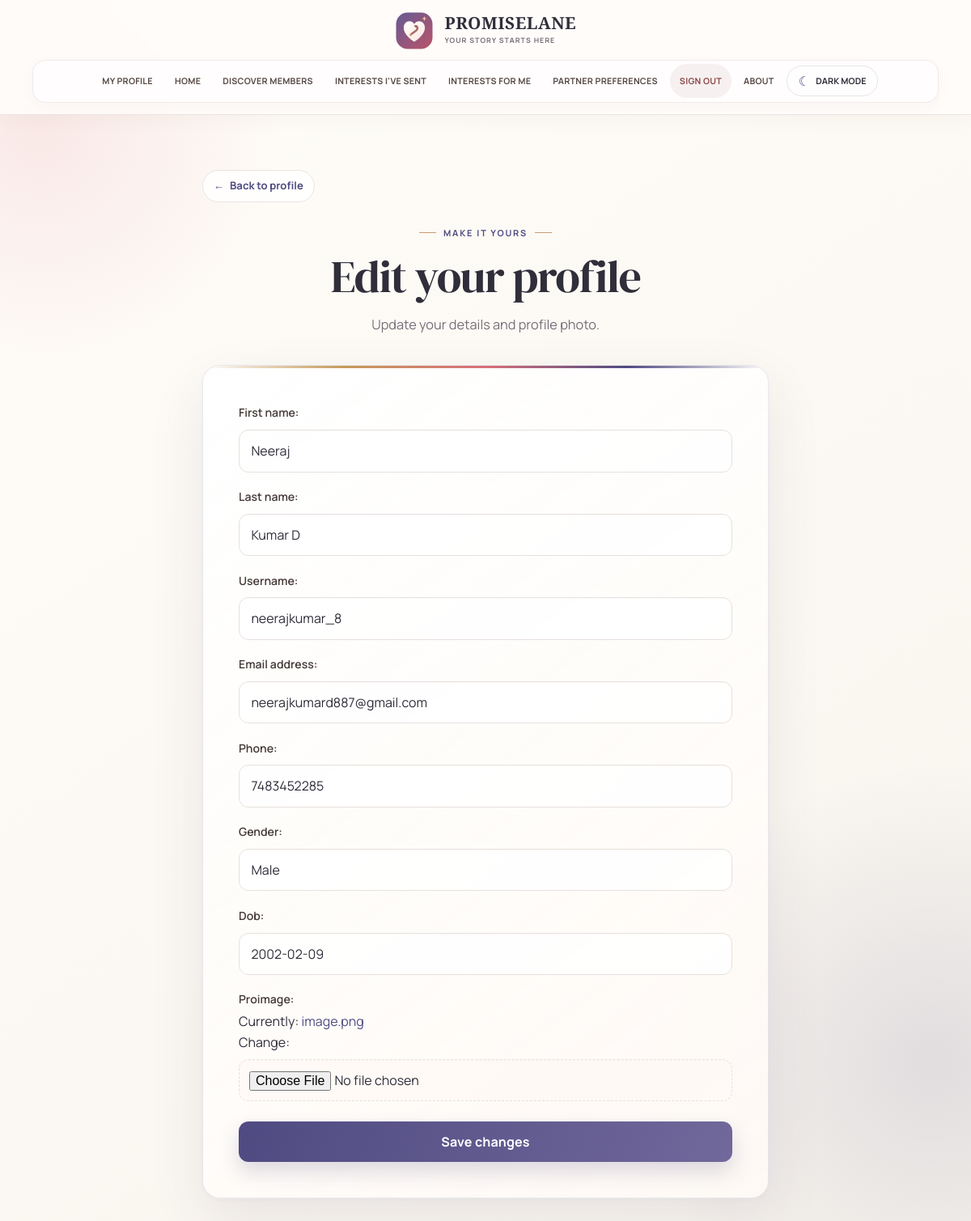
The app's page /update_profile/ (signed in) with its own data.
### authen/models.py (models this page shows)
class CustomUser(AbstractUser):
    age = models.PositiveIntegerField(default=0)
    phone = models.IntegerField(default=0)
    gender = models.CharField(max_length=30,blank=True)
    dob = models.DateField(null=True,blank=True,validators={validate_age})

class ProImage(models.Model):
    user = models.OneToOneField(settings.AUTH_USER_MODEL,on_delete=models.CASCADE)
    Proimage = models.ImageField(upload_to='profile/',default='image.png')

### authen/views.py (the view)
# urls.py: path('update_profile/',update_profile,name='update_profile'),
@login_required
def update_profile(request):
    userdata = request.user
    profiledata = get_object_or_404(ProImage,user=userdata)
    if request.method == 'POST':
        userform = UserUpdateForm(request.POST,instance=userdata)
        profileform = ProfileUpdateForm(request.POST,request.FILES,instance=profiledata)
        if userform.is_valid() and profileform.is_valid():
            userform.save()
            profileform.save()
            return redirect(profile)
    else:
        userform = UserUpdateForm(instance=userdata)
        profileform = ProfileUpdateForm(instance=profiledata)
    return render(request,'update_profile.html',{'user_form':userform,'profile_form':profileform})

### authen/forms.py
class UserUpdateForm(forms.ModelForm):
    class Meta:
        model = User
        fields = [
            'first_name',
            'last_name',
            'username',
            'email',
            'phone',
            'gender',
            'dob',
        ]

class ProfileUpdateForm(forms.ModelForm):
    class Meta:
        model = ProImage
        fields = ['Proimage']

### authen/templates/update_profile.html (shortened to what this page needs)
{% extends 'main.html' %}
{% load static %}
{% block page_styles %}
<link rel="stylesheet" href="{% static 'authen/update_profile.css' %}">
{% endblock %}
{% block content %}
<section class="account-page form-page">
    <a class="form-back-link" href="{% url 'profile' %}">
        <span aria-hidden="true">←</span> Back to profile
    </a>
    <header class="account-heading">
        <span class="eyebrow">Make it yours</span>
        <h1>Edit your profile</h1>
        <p>Update your details and profile photo.</p>
    </header>
    <div class="account-card">
        <form class="account-form" action="" method="POST" enctype="multipart/form-data">
            {% for field in user_form %}
            <div class="form-field{% if field.errors %} has-errors{% endif %}">
                {{ field.label_tag }}
                {{ field }}
            </div>
            {% endfor %}
            {% for field in profile_form %}
            <div class="form-field{% if field.errors %} has-errors{% endif %}">
                {{ field.label_tag }}
                {{ field }}
            </div>
            {% endfor %}
            <button type="submit">Save changes</button>
        </form>
    </div>
</section>
{% endblock %}

### static/css/main.css (style rules this page uses)
:root { font-family: 'DM Sans', sans-serif; color: #29211f; background: #fffaf7; font-synthesis: none; text-rendering: optimizeLegibility; -webkit-font-smoothing: antialiased; -moz-osx-font-smoothing: grayscale; --ink: #29211f; --muted: #766b67; --wine: #883d50; --wine-dark: #713044; --rose: #f6e8e5; --line: #eee3df; --gold: #b9875f; --surface: rgba(255, 255, 255, 0.94); --shadow: 0 18px 50px rgba(76, 48, 43, 0.09); }
* { box-sizing: border-box; }
html { min-width: 320px; scroll-behavior: smooth; }
body { position: relative; min-height: 100vh; margin: 0; overflow-x: hidden; background: radial-gradient(ellipse at 12% 18%, rgba(244, 224, 218, 0.72), transparent 34rem), radial-gradient(ellipse at 92% 78%, rgba(245, 232, 216, 0.62), transparent 32rem), #fffaf7; color: var(--ink); font-size: 16px; line-height: 1.65; }
body::before { position: fixed; z-index: -1; top: 0; right: -10rem; width: 30rem; height: 30rem; border: 1px solid rgba(136, 61, 80, 0.08); border-radius: 50%; content: ""; pointer-events: none; }
.page-content > * { animation: page-enter 420ms cubic-bezier(.2,.8,.2,1) both; }
h1, h2, h3 { margin: 0 0 0.8rem; color: var(--ink); font-family: 'Playfair Display', Georgia, serif; font-weight: 600; line-height: 1.2; }
h1 { font-size: clamp(2.2rem, 5vw, 3.5rem); letter-spacing: -0.035em; }
p { margin: 0 0 1rem; color: var(--muted); }
a { color: var(--wine); text-decoration: none; }
button, .btn { display: inline-flex; min-height: 48px; align-items: center; justify-content: center; padding: 0.75rem 1.35rem; border: 0; border-radius: 0.65rem; background: var(--wine); box-shadow: 0 8px 18px rgba(113, 48, 68, 0.16); color: white; cursor: pointer; font: inherit; font-weight: 700; transition: background 160ms ease, transform 160ms ease, box-shadow 160ms ease; }
input, textarea, select { width: 100%; min-height: 48px; margin: 0.35rem 0 1rem; padding: 0.75rem 0.9rem; border: 1px solid #e6d9d4; border-radius: 0.6rem; background: #fffdfc; color: var(--ink); font: inherit; transition: border-color 160ms ease, box-shadow 160ms ease; }
label { color: #443936; font-size: 0.92rem; font-weight: 600; }

### static/css/site.css (style rules this page uses)
:root { --ease-out: cubic-bezier(.2, .75, .25, 1); }
button, .btn, .profile-button, .dashboard-button, .clear-empty { letter-spacing: 0.01em; }
input, textarea, select { box-shadow: inset 0 1px 2px rgba(76, 48, 43, 0.025); }
.auth-card, .forgot-card, .account-card, .matchmaking-form-card, .profile-panel, .dashboard-panel, .match-card, .profile-filters, .dashboard-hero, .profile-hero { backdrop-filter: blur(14px); }
.auth-card, .forgot-card, .account-card, .matchmaking-form-card, .profile-panel, .dashboard-panel, .match-card, .profile-filters, .dashboard-hero, .profile-hero { transition: border-color 180ms var(--ease-out), box-shadow 180ms var(--ease-out), transform 180ms var(--ease-out); }
.auth-form button, .forgot-form button, .account-form button, .matchmaking-form-actions button { position: relative; overflow: hidden; }
.auth-form button::after, .forgot-form button::after, .account-form button::after, .matchmaking-form-actions button::after { position: absolute; inset: 0; transform: translateX(-120%); background: linear-gradient(90deg, transparent, rgba(255, 255, 255, 0.16), transparent); content: ""; transition: transform 520ms var(--ease-out); }
.form-back-link { display: inline-flex; min-height: 40px; align-items: center; gap: 0.45rem; margin-bottom: 1.2rem; padding: 0.4rem 0.8rem; border: 1px solid var(--line); border-radius: 999px; background: rgba(255, 255, 255, 0.82); color: var(--wine); font-size: 0.82rem; font-weight: 700; transition: transform 160ms ease, border-color 160ms ease, background 160ms ease; }

### static/css/theme.css (style rules this page uses)
:root { color-scheme: light; }

### records on screen
CustomUser: user_form "Neeraj" "Kumar D" "neerajkumar_8" "neerajkumard887@gmail.com" "7483452285" "Male" "2002-02-09"

### other values on screen
{{ field.label_tag }} "First name:" "Last name:" "Username:" "Email address:" "Phone:" "Gender:" "Dob:"
{{ field.label_tag }} "Proimage:"
